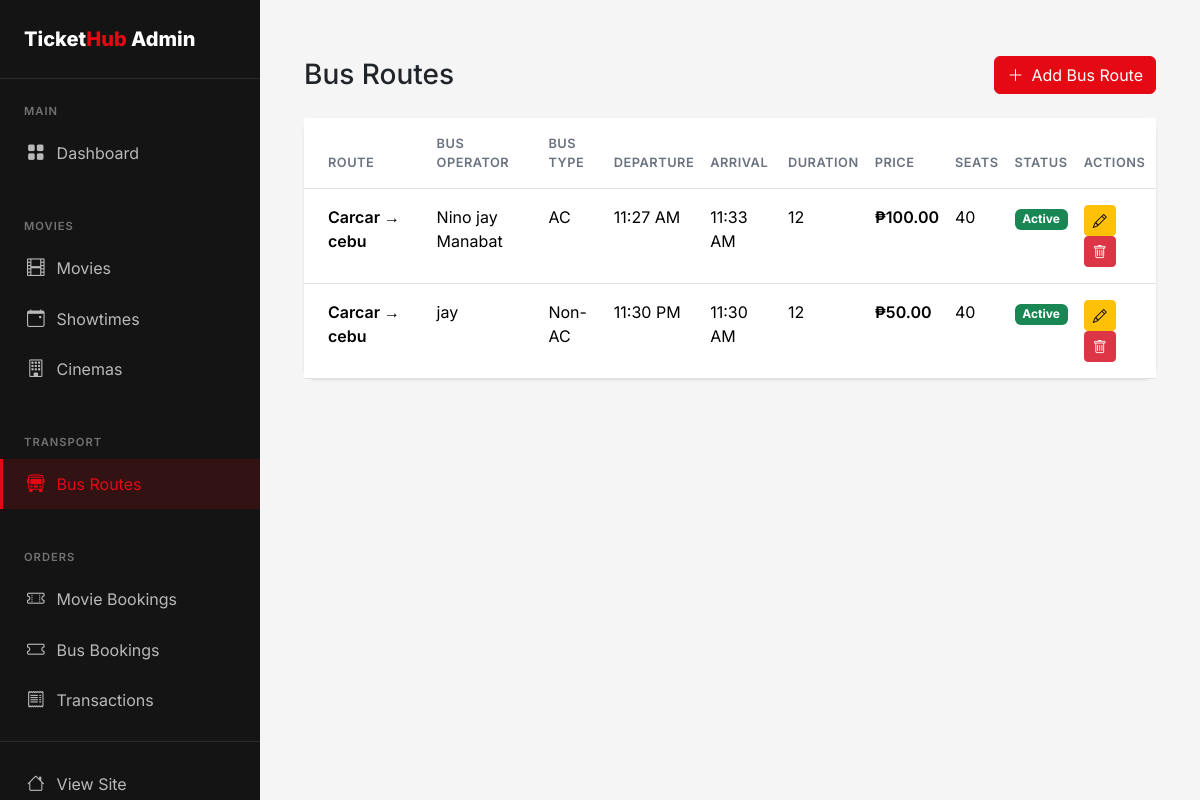
Page /admin/bus-routes (signed in) on the earlier database version.
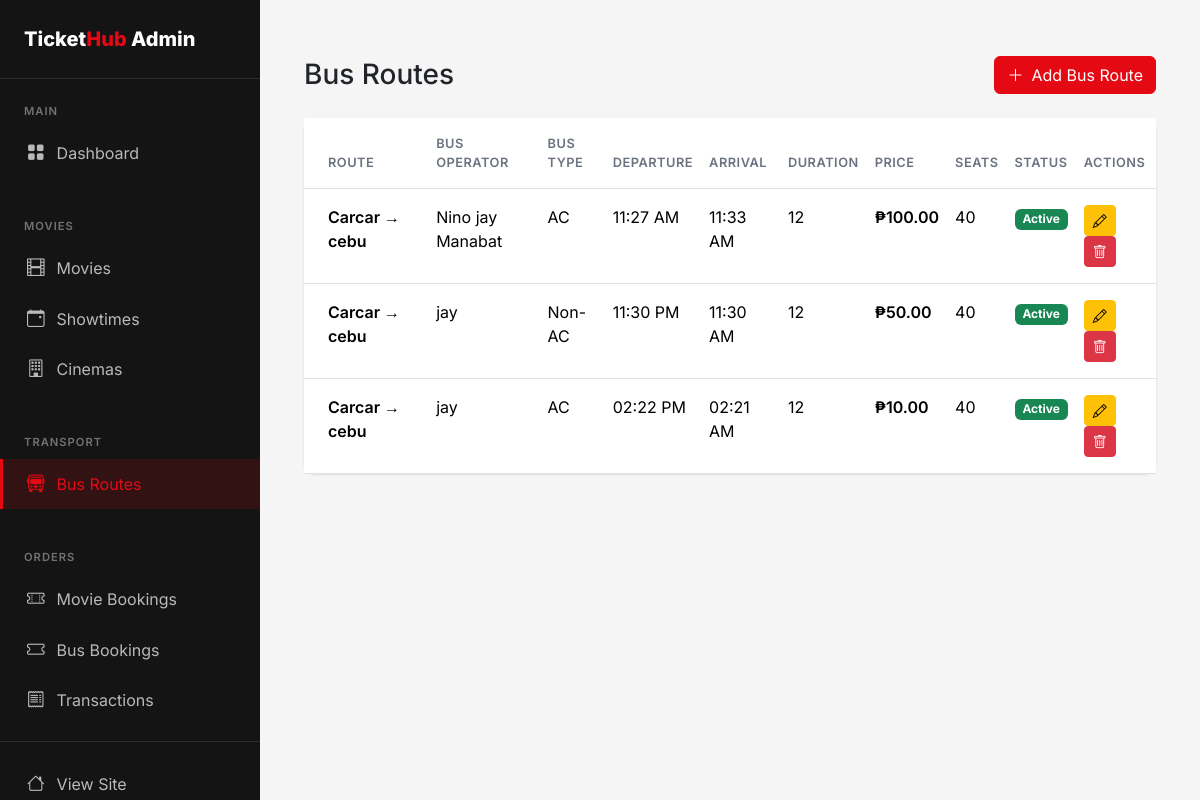
Same page on the later database version.
### flask_app/app.py (models this page shows)
class BusRoute(db.Model):
    id = db.Column(db.Integer, primary_key=True)
    origin = db.Column(db.String(100), nullable=False)
    destination = db.Column(db.String(100), nullable=False)
    bus_operator = db.Column(db.String(100))
    bus_type = db.Column(db.String(50))  # AC, Non-AC, Sleeper, etc.
    departure_time = db.Column(db.Time, nullable=False)
    arrival_time = db.Column(db.Time, nullable=False)
    duration = db.Column(db.String(50))
    price = db.Column(db.Float, nullable=False)
    total_seats = db.Column(db.Integer, default=40)
    amenities = db.Column(db.String(255))  # WiFi, Charging, etc.
    is_active = db.Column(db.Boolean, default=True)
    schedules = db.relationship('BusSchedule', backref='route', lazy=True)

### flask_app/app.py (the view)
@app.route('/admin/bus-routes')
@login_required
@admin_required
def admin_bus_routes():
    routes = BusRoute.query.all()
    return render_template('admin/bus/list.html', routes=routes)

### flask_app/app.py (called while the page is built)
@login_manager.user_loader
def load_user(user_id):
    return User.query.get(int(user_id))

def admin_required(f):
    @wraps(f)
    def decorated_function(*args, **kwargs):
        if not current_user.is_authenticated or not current_user.is_admin:
            flash('You need admin access for this action.', 'error')
            return redirect(url_for('index'))
        return f(*args, **kwargs)
    return decorated_function

### flask_app/templates/admin/bus/list.html (shortened to what this page needs)
{% extends 'admin/base.html' %}
{% block admin_content %}
<div class="container-fluid py-4">
    <div class="row mb-4">
        <div class="col-12 d-flex justify-content-between align-items-center">
            <h1 class="h3 mb-0">Bus Routes</h1>
            <a href="{{ url_for('admin_add_bus_route') }}" class="btn btn-primary">
                <i class="bi bi-plus-lg me-2"></i>Add Bus Route
            </a>
        </div>
    </div>
    {% if routes %}
    <div class="card">
        <div class="table-responsive">
            <table class="table table-hover mb-0">
                <thead class="bg-light">
                    <tr>
                        <th class="px-4 py-3">Route</th>
                        <th class="py-3">Bus Operator</th>
                        <th class="py-3">Bus Type</th>
                        <th class="py-3">Departure</th>
                        <th class="py-3">Arrival</th>
                        <th class="py-3">Duration</th>
                        <th class="py-3">Price</th>
                        <th class="py-3">Seats</th>
                        <th class="py-3">Status</th>
                        <th class="py-3">Actions</th>
                    </tr>
                </thead>
                <tbody>
                    {% for route in routes %}
                    <tr>
                        <td class="px-4 py-3">
                            <span class="fw-semibold">{{ route.origin }} → {{ route.destination }}</span>
                        </td>
                        <td class="py-3">{{ route.bus_operator or '-' }}</td>
                        <td class="py-3">{{ route.bus_type or '-' }}</td>
                        <td class="py-3">{{ route.departure_time.strftime('%I:%M %p') }}</td>
                        <td class="py-3">{{ route.arrival_time.strftime('%I:%M %p') }}</td>
                        <td class="py-3">{{ route.duration or '-' }}</td>
                        <td class="py-3 fw-semibold">₱{{ "%.2f"|format(route.price) }}</td>
                        <td class="py-3">{{ route.total_seats }}</td>
                        <td class="py-3">
                            {% if route.is_active %}
                                <span class="badge bg-success">Active</span>
                            {% else %}
                                <span class="badge bg-danger">Inactive</span>
                            {% endif %}
                        </td>
                        <td class="py-3">
                            <a href="{{ url_for('admin_edit_bus_route', route_id=route.id) }}" class="btn btn-sm btn-warning">
                                <i class="bi bi-pencil"></i>
                            </a>
                            <form method="POST" action="{{ url_for('admin_delete_bus_route', route_id=route.id) }}" style="display: inline;">
                                <button type="submit" class="btn btn-sm btn-danger" onclick="return confirm('Are you sure?')">
                                    <i class="bi bi-trash"></i>
                                </button>
                            </form>
                        </td>
                    </tr>
                    {% endfor %}
                </tbody>
            </table>
        </div>
    </div>
    {% else %}
    <div class="alert alert-info text-center py-5">
        <i class="bi bi-info-circle me-2"></i>
        <strong>No bus routes found</strong>
        <p class="mt-2"><a href="{{ url_for('admin_add_bus_route') }}" class="btn btn-sm btn-primary">Add Your First Route</a></p>
    </div>
    {% endif %}
</div>
{% endblock %}

### flask_app/templates/admin/base.html (shortened to what this page needs)
<!DOCTYPE html>
<html lang="en">
<head>
    <link href="https://cdn.jsdelivr.net/npm/bootstrap@5.3.2/dist/css/bootstrap.min.css" rel="stylesheet">
    <link href="https://cdn.jsdelivr.net/npm/bootstrap-icons@1.11.1/font/bootstrap-icons.css" rel="stylesheet">
</head>
<body>
    <div class="d-flex">
        <aside class="admin-sidebar">
            <div class="brand">
                <a href="{{ url_for('admin_dashboard') }}">Ticket<span>Hub</span> Admin</a>
            </div>
            <nav class="nav-section">
                <div class="nav-section-title">Main</div>
                <a href="{{ url_for('admin_dashboard') }}" class="nav-link {{ 'active' if request.endpoint == 'admin_dashboard' }}">
                    <i class="bi bi-grid-fill"></i> Dashboard
                </a>
            </nav>
            <nav class="nav-section">
                <div class="nav-section-title">Movies</div>
                <a href="{{ url_for('admin_movies') }}" class="nav-link {{ 'active' if 'admin_movie' in request.endpoint }}">
                    <i class="bi bi-film"></i> Movies
                </a>
                <a href="{{ url_for('admin_showtimes') }}" class="nav-link {{ 'active' if 'admin_showtime' in request.endpoint }}">
                    <i class="bi bi-calendar-event"></i> Showtimes
                </a>
                <a href="{{ url_for('admin_cinemas') }}" class="nav-link {{ 'active' if 'admin_cinema' in request.endpoint }}">
                    <i class="bi bi-building"></i> Cinemas
                </a>
            </nav>
            <nav class="nav-section">
                <div class="nav-section-title">Transport</div>
                <a href="{{ url_for('admin_bus_routes') }}" class="nav-link {{ 'active' if 'admin_bus' in request.endpoint }}">
                    <i class="bi bi-bus-front"></i> Bus Routes
                </a>
            </nav>
            <nav class="nav-section">
                <div class="nav-section-title">Orders</div>
                <a href="{{ url_for('admin_movie_bookings') }}" class="nav-link {{ 'active' if request.endpoint == 'admin_movie_bookings' }}">
                    <i class="bi bi-ticket-perforated"></i> Movie Bookings
                </a>
                <a href="{{ url_for('admin_bus_bookings') }}" class="nav-link {{ 'active' if request.endpoint == 'admin_bus_bookings' }}">
                    <i class="bi bi-ticket"></i> Bus Bookings
                </a>
                <a href="{{ url_for('admin_transactions') }}" class="nav-link {{ 'active' if request.endpoint == 'admin_transactions' }}">
                    <i class="bi bi-receipt"></i> Transactions
                </a>
            </nav>
            <nav class="nav-section mt-auto" style="border-top: 1px solid rgba(255,255,255,0.1); padding-top: 1rem;">
                <a href="{{ url_for('index') }}" class="nav-link">
                    <i class="bi bi-house"></i> View Site
                </a>
            </nav>
        </aside>
        <main class="admin-main flex-grow-1">
            {% block admin_content %}{% endblock %}
        </main>
    </div>
</body>
</html>

### flask_app/templates/admin/base.html (style rules this page uses)
:root { --primary: #E50914; --primary-dark: #B20710; --secondary: #0A84FF; --dark: #141414; --dark-lighter: #1F1F1F; --gray-100: #F5F5F5; --gray-200: #E5E5E5; --gray-600: #6B7280; --success: #22C55E; }
body { font-family: 'Inter', sans-serif; background: var(--gray-100); }
.admin-sidebar { background: var(--dark); min-height: 100vh; position: fixed; width: 260px; padding-top: 0; }
.admin-sidebar .brand { padding: 1.5rem; border-bottom: 1px solid rgba(255,255,255,0.1); }
.admin-sidebar .brand a { color: #fff; text-decoration: none; font-weight: 800; font-size: 1.25rem; }
.admin-sidebar .brand span { color: var(--primary); }
.admin-sidebar .nav-section { padding: 1rem 0; }
.admin-sidebar .nav-section-title { color: rgba(255,255,255,0.4); font-size: 0.7rem; font-weight: 600; text-transform: uppercase; letter-spacing: 1px; padding: 0.5rem 1.5rem; }
.admin-sidebar .nav-link { color: rgba(255,255,255,0.7) !important; padding: 0.75rem 1.5rem !important; display: flex; align-items: center; gap: 0.75rem; transition: all 0.2s ease; border-left: 3px solid transparent; }
.admin-sidebar .nav-link.active { background: rgba(229, 9, 20, 0.15); color: var(--primary) !important; border-left-color: var(--primary); }
.admin-sidebar .nav-link i { font-size: 1.1rem; }
.admin-main { margin-left: 260px; padding: 2rem; min-height: 100vh; }
.card { border: none; border-radius: 12px; box-shadow: 0 1px 3px rgba(0,0,0,0.1); }
.btn-primary { background: var(--primary); border-color: var(--primary); }
.table th { font-weight: 600; font-size: 0.8rem; text-transform: uppercase; letter-spacing: 0.5px; color: var(--gray-600); }

Differences in the rows shown:
added BusRoute: origin "Carcar", destination "cebu", bus_operator "jay", bus_type "AC", departure_time "02:22 PM", arrival_time "02:21 AM", duration "12", price "10.00", total_seats "40", is_active "Active"
